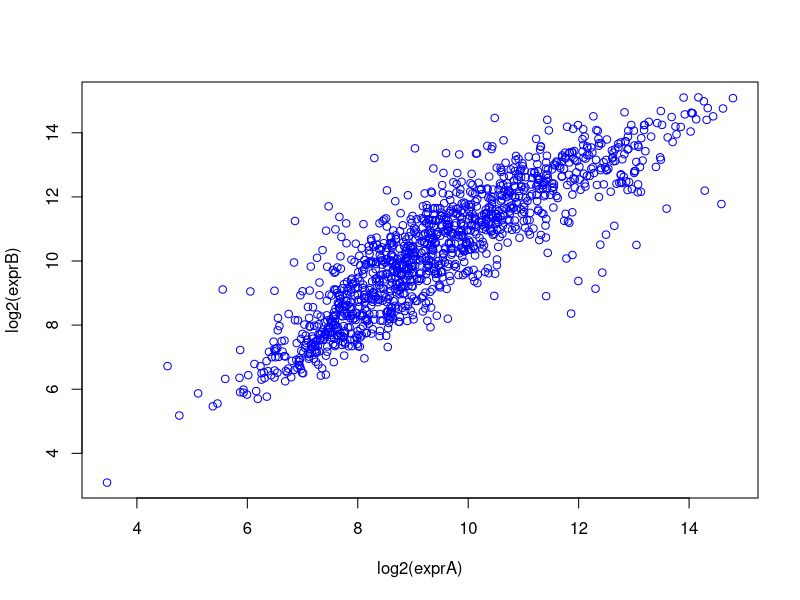

Source code (R):
# save as import-export.r
data<-read.table("gene-exprA-exprB.tab",header=TRUE,sep="\t")
attach(data)
png("mioploto.png")
plot(log2(exprA),log2(exprB),col="blue")
dev.off()

